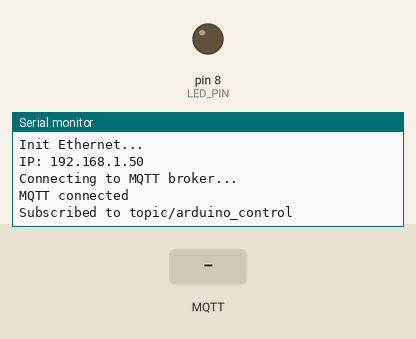
Bench run of a sketch on a simulated Arduino Uno, built with avr-gcc and run on an emulated ATmega328P. Parts: output pins drawn as LEDs (lit = HIGH), the last lines printed to the serial monitor. The inputs (shaded band) are chosen by the test bench. WiFi joins after 1.5 s; servers stay silent unless stated; random numbers use the default seed unless the sketch sets one; no MQTT or app messages arrive unless stated.

Above: at 3.7 s.
3.8 s: MQTT message "led_on" arrives on the first subscribed topic
At 4.5 s:
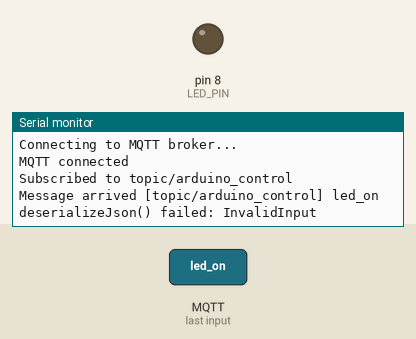
5.3 s: MQTT message "led_off" arrives on the first subscribed topic
At 6.7 s:
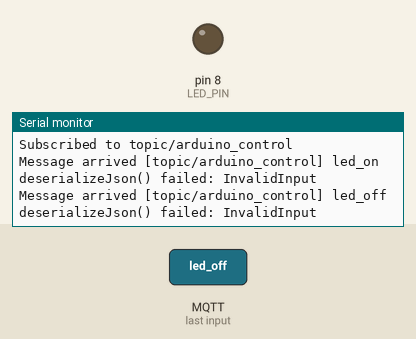
8.3 s: MQTT message "1" arrives on the first subscribed topic
At 9.7 s:
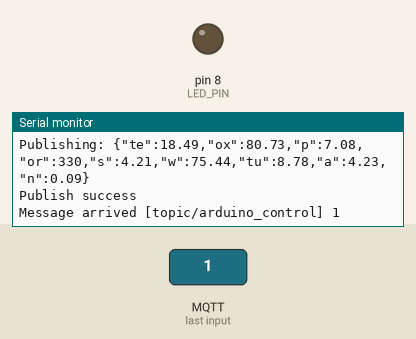

The sketch:

sensors.ino
```cpp
#include <SPI.h>
#include <Ethernet.h>
#include <PubSubClient.h>
#include <ArduinoJson.h>

// Ethernet
byte mac[] = { 0xDE, 0xAD, 0xBE, 0xEF, 0xFE, 0xED };

// MQTT
//#define MQTT_BROKER "test.mosquitto.org"
#define MQTT_BROKER "147.45.126.9"
#define MQTT_PORT 1883
#define MQTT_TOPIC_PUBLISH "topic/water_quality"
#define MQTT_TOPIC_SUBSCRIBE "topic/arduino_control"
#define CLIENT_ID_PREFIX "ArduinoClient-"
#define BUFFER_SIZE 96
#define RECONNECT_DELAY 5000

// MQTT publish
#define SEND_INTERVAL 7000
#define JSON_DOC_SIZE 96

// LED Pin
#define LED_PIN 8

struct SensorData {
    float temperature;
    float oxygen;
    float pressure;
    float orp;
    float salinity;
    float water_level;
    float turbidity;
    float ammonia;
    float nitrate;
};

void setupEthernet(void);
void setupMQTT(void);
bool connectToMQTT(void);
void readSensors(struct SensorData *data);
bool sendSensorData(const struct SensorData *data);
float roundFloat(float value, int decimals);
void generateRandomSensorData(struct SensorData *data);
void callback(char* topic, byte* payload, unsigned int length);

EthernetClient ethClient;
PubSubClient mqttClient(ethClient);
unsigned long previousMillis = 0;

void setup() {

    pinMode(LED_PIN, OUTPUT);

    Serial.begin(9600);
    while (!Serial) {;}

    setupEthernet();
    setupMQTT();
    connectToMQTT();
}

void loop() {
    Ethernet.maintain();

    if (!mqttClient.connected()) {
        connectToMQTT();
    }

    mqttClient.loop();

    unsigned long currentMillis = millis();
    if (currentMillis - previousMillis >= SEND_INTERVAL) {
        previousMillis = currentMillis;

        struct SensorData data;
        readSensors(&data);
        sendSensorData(&data);
    }
}

void setupEthernet(void) {
    Serial.println("Init Ethernet...");
    Ethernet.begin(mac);
    delay(1000);
    Serial.print("IP: ");
    Serial.println(Ethernet.localIP());
}

void setupMQTT(void) {
    mqttClient.setServer(MQTT_BROKER, MQTT_PORT);
    mqttClient.setCallback(callback);
}

bool connectToMQTT(void) {
    Serial.println("Connecting to MQTT broker...");

    String clientId = CLIENT_ID_PREFIX;
    clientId += String(random(0xffff), HEX);

    if (mqttClient.connect(clientId.c_str())) {
        Serial.println("MQTT connected");

        if (mqttClient.subscribe(MQTT_TOPIC_SUBSCRIBE)) {
            Serial.print("Subscribed to ");
            Serial.println(MQTT_TOPIC_SUBSCRIBE);
        } else {
            Serial.println("Failed to subscribe");
        }

        return true;
    } else {
        Serial.print("Failed, rc=");
        Serial.print(mqttClient.state());
        Serial.println(" Retrying in 5 seconds");
        delay(RECONNECT_DELAY);
        return false;
    }
}

bool ledState = false;

void callback(char* topic, byte* payload, unsigned int length) {
    Serial.print("Message arrived [");
    Serial.print(topic);
    Serial.print("] ");

    char message[length + 1];
    for (unsigned int i = 0; i < length; i++) {
        message[i] = (char)payload[i];
        Serial.print((char)payload[i]);
    }
    message[length] = '\0';
    Serial.println();

    StaticJsonDocument<JSON_DOC_SIZE> doc;
    DeserializationError error = deserializeJson(doc, message);

    if (error) {
        Serial.print("deserializeJson() failed: ");
        Serial.println(error.c_str());
        return;
    }

    if (doc.containsKey("command")) {
        const char* command = doc["command"];

        if (strcmp(command, "led_on") == 0) {
            if (!ledState) {
                digitalWrite(LED_PIN, HIGH);
                ledState = true;
                Serial.println("LED turned ON");
            }
        }
        else if (strcmp(command, "led_off") == 0) {
            if (ledState) {
                digitalWrite(LED_PIN, LOW);
                ledState = false;
                Serial.println("LED turned OFF");
            }
        }
    }
}

void readSensors(struct SensorData *data) {
    generateRandomSensorData(data);
}

void generateRandomSensorData(struct SensorData *data) {
    data->temperature = roundFloat(random(1800, 3000) / 100.0, 2);
    data->oxygen = roundFloat(random(8000, 10000) / 100.0, 2);
    data->pressure = roundFloat(random(650, 850) / 100.0, 2);
    data->orp = roundFloat(random(200, 800), 0);
    data->salinity = roundFloat(random(10, 500) / 100.0, 2);
    data->water_level = roundFloat(random(0, 10000) / 100.0, 2);
    data->turbidity = roundFloat(random(0, 10000) / 100.0, 2);
    data->ammonia = roundFloat(random(0, 500) / 100.0, 2);
    data->nitrate = roundFloat(random(0, 100) / 100.0, 2);
}

bool sendSensorData(const struct SensorData *data) {
    StaticJsonDocument<JSON_DOC_SIZE> doc;

    doc["te"] = data->temperature;
    doc["ox"] = data->oxygen;
    doc["p"] = data->pressure;
    doc["or"] = data->orp;
    doc["s"] = data->salinity;
    doc["w"] = data->water_level;
    doc["tu"] = data->turbidity;
    doc["a"] = data->ammonia;
    doc["n"] = data->nitrate;

    char buffer[BUFFER_SIZE];
    size_t n = serializeJson(doc, buffer);

    Serial.print("n = ");
    Serial.println(n);
    Serial.print("Publishing: ");
    Serial.println(buffer);

    if (mqttClient.publish(MQTT_TOPIC_PUBLISH, buffer, n)) {
        Serial.println("Publish success");
        return true;
    } else {
        Serial.println("Publish failed");
        return false;
    }
}

float roundFloat(float value, int decimals) {
    long multiplier = 1;
    for (int i = 0; i < decimals; i++) {
        multiplier *= 10;
    }
    long tempValue = (long)(value * multiplier);
    return (float)tempValue / multiplier;
}
```

Measured:
- after the input at 3.8 s, the serial monitor: prints a new line at once (image 1)
- after the input at 5.3 s, the serial monitor: prints a new line at once (image 2)
- after the input at 8.3 s, the serial monitor: prints a new line at once (image 3)
